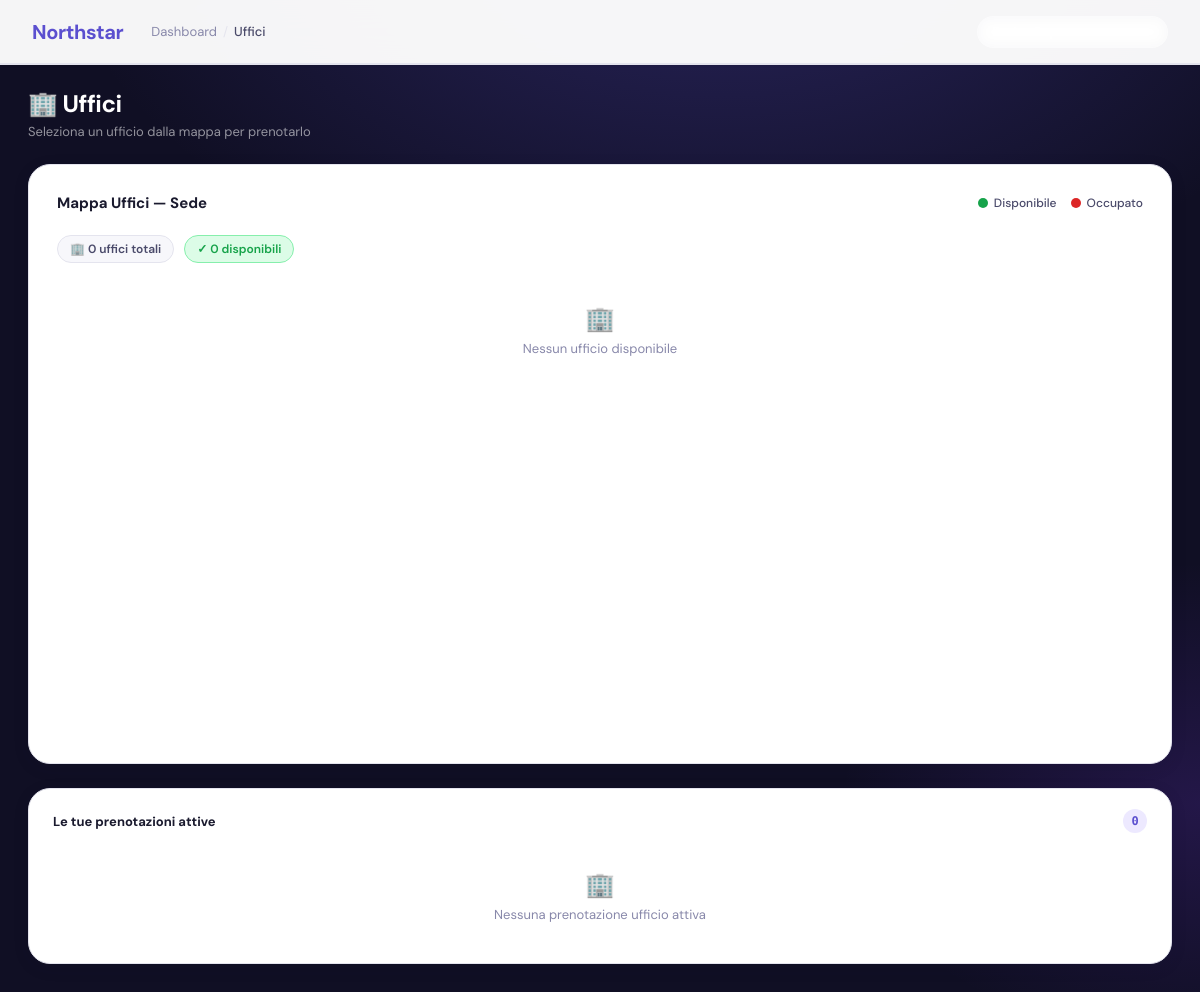
The app's page /public/admin/uffici/index.php (signed in), older data.
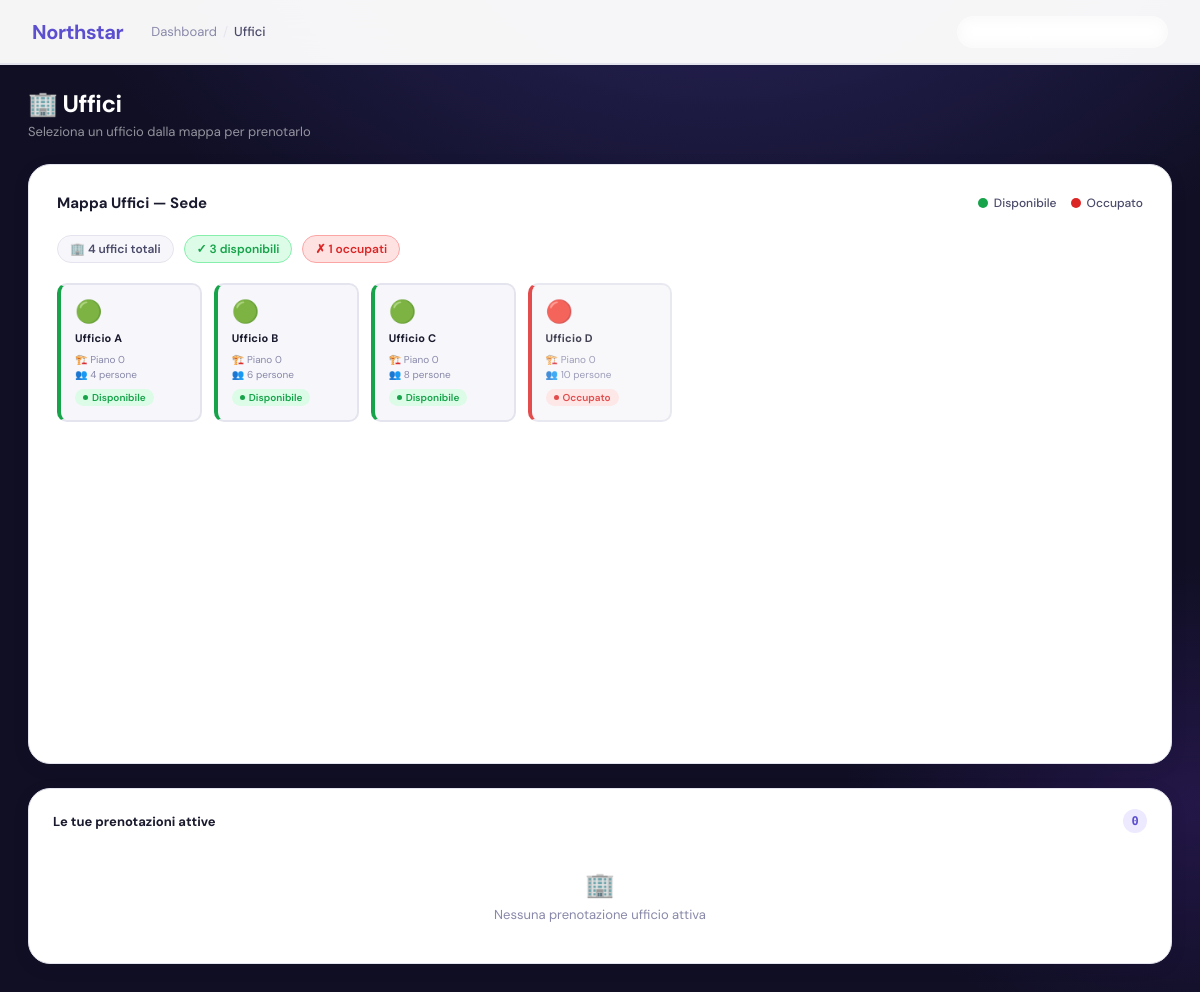
The same page, newer data.
### tables this page shows
CREATE TABLE `asset` (
  `id_asset` int(11) NOT NULL,
  `codice_asset` varchar(20) NOT NULL,
  `id_tipologia` int(11) NOT NULL,
  `stato` enum('Disponibile','Occupato','Non prenotabile') DEFAULT 'Disponibile',
  `mappa` enum('Sede','Parcheggio') NOT NULL
);

### public/admin/uffici/index.php (the view, shortened to what the changed rows need)
<?php
require_once __DIR__ . "/../../../config/config.php";
$officeSpots = [];
$sql = "SELECT a.id_asset, a.codice_asset, a.stato,
               COALESCE(u.numero_ufficio, '-')   AS numero_ufficio,
               COALESCE(u.piano, '-')            AS piano,
               COALESCE(u.capacita, '-')         AS capacita,
               COALESCE(u.telefono_interno, '-') AS telefono_interno
        FROM asset a
        LEFT JOIN ufficio_dettagli u ON u.id_asset = a.id_asset
        WHERE a.mappa = 'Sede' AND a.codice_asset LIKE 'Ufficio%'
        ORDER BY a.codice_asset";
$result = $conn->query($sql);
if ($result) {
    while ($row = $result->fetch_assoc()) {
        $officeSpots[$row['id_asset']] = [
            'name'             => $row['codice_asset'],
            'status'           => $row['stato'],
            'numero_ufficio'   => $row['numero_ufficio'],
            'piano'            => $row['piano'],
            'capacita'         => $row['capacita'],
            'telefono_interno' => $row['telefono_interno'],
        ];
    }
}
$totalOffices = count($officeSpots);
$availCount   = count(array_filter($officeSpots, fn($s) => strtolower($s['status']) !== 'occupato'));
$occCount     = $totalOffices - $availCount;
?>
<!DOCTYPE html>
<html lang="it">
<head>
    <link rel="stylesheet" href="../dashboard/dashboard.css">
    <link rel="stylesheet" href="./uffici.css">
</head>
<body>
<header class="header">
    <div class="header-left">
        <h1>Northstar</h1>
    </div>
</header>
<div class="uf-page">
    <div class="uf-title-row">
        <div>
            <h2 class="uf-page-title">🏢 Uffici</h2>
        </div>
    </div>
    <div class="uf-map-layout" id="map-layout">
        <div class="uf-map-zone" id="map-zone">
            <div class="uf-map-stats">
                <span class="uf-stat-chip uf-stat-chip--total">🏢 <?= $totalOffices ?> uffici totali</span>
                <span class="uf-stat-chip uf-stat-chip--avail">✓ <?= $availCount ?> disponibili</span>
                <?php if ($occCount > 0): ?>
                    <span class="uf-stat-chip uf-stat-chip--occ">✗ <?= $occCount ?> occupati</span>
                <?php endif; ?>
            </div>
            <?php if (empty($officeSpots)): ?>
                <div class="uf-empty">
                    <span>🏢</span>
                    <p>Nessun ufficio disponibile</p>
                </div>
            <?php else: ?>
                <div class="uf-office-grid">
                    <?php foreach ($officeSpots as $id => $spot): ?>
                        <?php
                            $isOcc     = strtolower($spot['status']) === 'occupato';
                            $cardCls   = $isOcc ? 'uf-office-card--occ'   : 'uf-office-card--avail';
                            $statusCls = $isOcc ? 'uf-card-status--occ'   : 'uf-card-status--avail';
                            $statusLbl = $isOcc ? 'Occupato' : 'Disponibile';
                        ?>
                        <div class="uf-office-card <?= $cardCls ?>"
                             id="card-<?= $id ?>"
                             data-id="<?= $id ?>"
                             data-code="<?= htmlspecialchars($spot['name']) ?>"
                             data-stato="<?= htmlspecialchars($spot['status']) ?>"
                             data-numero="<?= htmlspecialchars($spot['numero_ufficio']) ?>"
                             data-piano="<?= htmlspecialchars($spot['piano']) ?>"
                             data-capacita="<?= htmlspecialchars($spot['capacita']) ?>"
                             data-telefono="<?= htmlspecialchars($spot['telefono_interno']) ?>"
                             onclick="openOfficePanel(<?= $id ?>)">
                            <span class="uf-card-icon"><?= $isOcc ? '🔴' : '🟢' ?></span>
                            <div class="uf-card-name"><?= htmlspecialchars($spot['name']) ?></div>
                            <div class="uf-card-meta">
                                <?php if ($spot['piano'] !== '-'): ?>
                                    <div class="uf-card-meta-row">🏗️ Piano <?= htmlspecialchars($spot['piano']) ?></div>
                                <?php endif; ?>
                                <?php if ($spot['capacita'] !== '-'): ?>
                                    <div class="uf-card-meta-row">👥 <?= htmlspecialchars($spot['capacita']) ?> persone</div>
                                <?php endif; ?>
                            </div>
                            <span class="uf-card-status <?= $statusCls ?>"><?= $statusLbl ?></span>
                        </div>
                    <?php endforeach; ?>
                </div>
            <?php endif; ?>
        </div>
    </div>
</div>
</body>
</html>

Row changes from the older to the newer data that the page shows:
added asset: codice_asset "Ufficio A", piano "0", capacita "4", stato "Disponibile"
added asset: codice_asset "Ufficio B", piano "0", capacita "6", stato "Disponibile"
added asset: codice_asset "Ufficio C", piano "0", capacita "8", stato "Disponibile"
added asset: codice_asset "Ufficio D", piano "0", capacita "10", stato "Occupato"
Text that changed along with them:
$totalOffices: "0" → "4"
$availCount: "0" → "3"
$occCount: (not shown) → "1"
text no longer shown: "🏢 Nessun ufficio disponibile"
text now shown: "✗ occupati"
